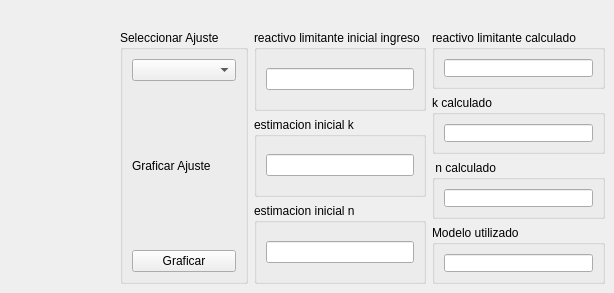
              <widget class="QWidget" name="mi_tab_4">
               <attribute name="title">
                <string>método integral</string>
               </attribute>
               <widget class="QWidget" name="layoutWidget_2">
                <property name="geometry">
                 <rect>
                  <x>120</x>
                  <y>30</y>
                  <width>485</width>
                  <height>254</height>
                 </rect>
                </property>
                <layout class="QHBoxLayout" name="horizontalLayout_44">
                 <item>
                  <widget class="QGroupBox" name="groupBox_5">
                   <property name="title">
                    <string>Seleccionar Ajuste</string>
                   </property>
                   <layout class="QVBoxLayout" name="verticalLayout_36">
                    <item>
                     <widget class="QComboBox" name="ajustar_modelo_box"/>
                    </item>
                    <item>
                     <widget class="QLabel" name="label_9">
                      <property name="text">
                       <string>Graficar Ajuste</string>
                      </property>
                     </widget>
                    </item>
                    <item>
                     <widget class="QPushButton" name="graficar_btn">
                      <property name="text">
                       <string>Graficar</string>
                      </property>
                     </widget>
                    </item>
                   </layout>
                  </widget>
                 </item>
                 <item>
                  <layout class="QVBoxLayout" name="verticalLayout_37">
                   <item>
                    <widget class="QGroupBox" name="groupBox_6">
                     <property name="title">
                      <string>reactivo limitante inicial ingreso</string>
                     </property>
                     <layout class="QHBoxLayout" name="horizontalLayout_45">
                      <item>
                       <widget class="QLineEdit" name="reactivo_limitante_inicial_edit">
                        <property name="tabletTracking">
                         <bool>false</bool>
                        </property>
                        <property name="contextMenuPolicy">
                         <enum>Qt::DefaultContextMenu</enum>
                        </property>
                        <property name="toolTip">
                         <string extracomment="comentario aquí"/>
                        </property>
                        <property name="statusTip">
                         <string extracomment="cometario 2 aquí"/>
                        </property>
                        <property name="whatsThis">
                         <string extracomment="cometario 3 aquí"/>
                        </property>
                        <property name="text">
                         <string/>
                        </property>
                       </widget>
                      </item>
                     </layout>
                    </widget>
                   </item>
                   <item>
                    <widget class="QGroupBox" name="groupBox_7">
                     <property name="title">
                      <string>estimacion inicial k</string>
                     </property>
                     <layout class="QHBoxLayout" name="horizontalLayout_46">
                      <item>
                       <widget class="QLineEdit" name="estimacion_inicial_k_edit">
                        <property name="tabletTracking">
                         <bool>false</bool>
                        </property>
                        <property name="contextMenuPolicy">
                         <enum>Qt::DefaultContextMenu</enum>
                        </property>
                        <property name="toolTip">
                         <string extracomment="comentario aquí"/>
                        </property>
                        <property name="statusTip">
                         <string extracomment="cometario 2 aquí"/>
                        </property>
                        <property name="whatsThis">
                         <string extracomment="cometario 3 aquí"/>
                        </property>
                        <property name="text">
                         <string/>
                        </property>
                       </widget>
                      </item>
                     </layout>
                    </widget>
                   </item>
                   <item>
                    <widget class="QGroupBox" name="groupBox_8">
                     <property name="title">
                      <string>estimacion inicial n</string>
                     </property>
                     <layout class="QHBoxLayout" name="horizontalLayout_47">
                      <item>
                       <widget class="QLineEdit" name="estimacion_inicial_n_edit">
                        <property name="tabletTracking">
                         <bool>false</bool>
                        </property>
                        <property name="contextMenuPolicy">
                         <enum>Qt::DefaultContextMenu</enum>
                        </property>
                        <property name="toolTip">
                         <string extracomment="comentario aquí"/>
                        </property>
                        <property name="statusTip">
                         <string extracomment="cometario 2 aquí"/>
                        </property>
                        <property name="whatsThis">
                         <string extracomment="cometario 3 aquí"/>
                        </property>
                        <property name="text">
                         <string/>
                        </property>
                       </widget>
                      </item>
                     </layout>
                    </widget>
                   </item>
                  </layout>
                 </item>
                 <item>
                  <layout class="QVBoxLayout" name="verticalLayout_38">
                   <item>
                    <widget class="QGroupBox" name="groupBox_9">
                     <property name="title">
                      <string>reactivo limitante calculado</string>
                     </property>
                     <layout class="QHBoxLayout" name="horizontalLayout_48">
                      <item>
                       <widget class="QLineEdit" name="reactivo_limitante_calculado">
                        <property name="tabletTracking">
                         <bool>false</bool>
                        </property>
                        <property name="contextMenuPolicy">
                         <enum>Qt::DefaultContextMenu</enum>
                        </property>
                        <property name="toolTip">
                         <string extracomment="comentario aquí"/>
                        </property>
                        <property name="statusTip">
                         <string extracomment="cometario 2 aquí"/>
                        </property>
                        <property name="whatsThis">
                         <string extracomment="cometario 3 aquí"/>
                        </property>
                        <property name="text">
                         <string/>
                        </property>
                       </widget>
                      </item>
                     </layout>
                    </widget>
                   </item>
                   <item>
                    <widget class="QGroupBox" name="groupBox_10">
                     <property name="title">
                      <string>k calculado</string>
                     </property>
                     <layout class="QHBoxLayout" name="horizontalLayout_49">
                      <item>
                       <widget class="QLineEdit" name="k_calculado_5">
                        <property name="tabletTracking">
                         <bool>false</bool>
                        </property>
                        <property name="contextMenuPolicy">
                         <enum>Qt::DefaultContextMenu</enum>
                        </property>
                        <property name="toolTip">
                         <string extracomment="comentario aquí"/>
                        </property>
                        <property name="statusTip">
                         <string extracomment="cometario 2 aquí"/>
                        </property>
                        <property name="whatsThis">
                         <string extracomment="cometario 3 aquí"/>
                        </property>
                        <property name="text">
                         <string/>
                        </property>
                       </widget>
                      </item>
                     </layout>
                    </widget>
                   </item>
                   <item>
                    <widget class="QGroupBox" name="groupBox_11">
                     <property name="title">
                      <string> n calculado</string>
                     </property>
                     <layout class="QHBoxLayout" name="horizontalLayout_50">
                      <item>
                       <widget class="QLineEdit" name="n_calculado_5">
                        <property name="tabletTracking">
                         <bool>false</bool>
                        </property>
                        <property name="contextMenuPolicy">
                         <enum>Qt::DefaultContextMenu</enum>
                        </property>
                        <property name="toolTip">
                         <string extracomment="comentario aquí"/>
                        </property>
                        <property name="statusTip">
                         <string extracomment="cometario 2 aquí"/>
                        </property>
                        <property name="whatsThis">
                         <string extracomment="cometario 3 aquí"/>
                        </property>
                        <property name="text">
                         <string/>
                        </property>
                       </widget>
                      </item>
                     </layout>
                    </widget>
                   </item>
                   <item>
                    <widget class="QGroupBox" name="groupBox_12">
                     <property name="title">
                      <string>Modelo utilizado</string>
                     </property>
                     <layout class="QHBoxLayout" name="horizontalLayout_51">
                      <item>
                       <widget class="QLineEdit" name="modelo_utilizado_5">
                        <property name="tabletTracking">
                         <bool>false</bool>
                        </property>
                        <property name="contextMenuPolicy">
                         <enum>Qt::DefaultContextMenu</enum>
                        </property>
                        <property name="toolTip">
                         <string extracomment="comentario aquí"/>
                        </property>
                        <property name="statusTip">
                         <string extracomment="cometario 2 aquí"/>
                        </property>
                        <property name="whatsThis">
                         <string extracomment="cometario 3 aquí"/>
                        </property>
                        <property name="text">
                         <string/>
                        </property>
                       </widget>
                      </item>
                     </layout>
                    </widget>
                   </item>
                  </layout>
                 </item>
                </layout>
               </widget>
              </widget>
